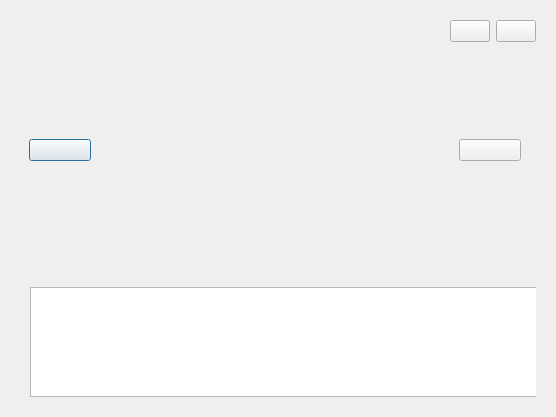
<?xml version="1.0" encoding="UTF-8"?>
<ui version="4.0">
 <class>SlideShowDlg</class>
 <widget class="QDialog" name="SlideShowDlg">
  <property name="geometry">
   <rect>
    <x>0</x>
    <y>0</y>
    <width>556</width>
    <height>417</height>
   </rect>
  </property>
  <property name="windowTitle">
   <string>Dialog</string>
  </property>
  <layout class="QVBoxLayout" name="verticalLayout" stretch="7,1">
   <item>
    <widget class="QWidget" name="slideShow" native="true">
     <layout class="QGridLayout" name="gridLayout">
      <item row="1" column="0">
       <widget class="QWidget" name="slideprewid" native="true">
        <property name="minimumSize">
         <size>
          <width>80</width>
          <height>0</height>
         </size>
        </property>
        <property name="maximumSize">
         <size>
          <width>80</width>
          <height>16777215</height>
         </size>
        </property>
        <layout class="QHBoxLayout" name="horizontalLayout_4">
         <item>
          <widget class="PicButton" name="slidepreBtn">
           <property name="text">
            <string/>
           </property>
          </widget>
         </item>
        </layout>
       </widget>
      </item>
      <item row="1" column="2">
       <widget class="QWidget" name="slidenextwid" native="true">
        <property name="minimumSize">
         <size>
          <width>80</width>
          <height>0</height>
         </size>
        </property>
        <property name="maximumSize">
         <size>
          <width>80</width>
          <height>16777215</height>
         </size>
        </property>
        <layout class="QHBoxLayout" name="horizontalLayout_3">
         <item>
          <widget class="PicButton" name="slidenextBtn">
           <property name="text">
            <string/>
           </property>
          </widget>
         </item>
        </layout>
       </widget>
      </item>
      <item row="1" column="1">
       <widget class="PicAnimationWid" name="picAnimation" native="true"/>
      </item>
      <item row="0" column="2">
       <layout class="QHBoxLayout" name="horizontalLayout_2">
        <item>
         <widget class="PicStateBtn" name="playBtn">
          <property name="text">
           <string/>
          </property>
         </widget>
        </item>
        <item>
         <widget class="PicButton" name="closeBtn">
          <property name="text">
           <string/>
          </property>
         </widget>
        </item>
       </layout>
      </item>
     </layout>
    </widget>
   </item>
   <item>
    <widget class="QWidget" name="preShow" native="true">
     <layout class="QHBoxLayout" name="horizontalLayout">
      <item>
       <widget class="QWidget" name="widget" native="true">
        <property name="minimumSize">
         <size>
          <width>0</width>
          <height>120</height>
         </size>
        </property>
        <property name="maximumSize">
         <size>
          <width>16777215</width>
          <height>120</height>
         </size>
        </property>
        <widget class="PreListWid" name="preListWidget">
         <property name="geometry">
          <rect>
           <x>10</x>
           <y>10</y>
           <width>16777215</width>
           <height>110</height>
          </rect>
         </property>
         <property name="minimumSize">
          <size>
           <width>0</width>
           <height>110</height>
          </size>
         </property>
         <property name="maximumSize">
          <size>
           <width>16777215</width>
           <height>110</height>
          </size>
         </property>
         <property name="flow">
          <enum>QListView::Flow::LeftToRight</enum>
         </property>
        </widget>
       </widget>
      </item>
     </layout>
    </widget>
   </item>
  </layout>
 </widget>
 <customwidgets>
  <customwidget>
   <class>PicButton</class>
   <extends>QPushButton</extends>
   <header location="global">picbutton.h</header>
  </customwidget>
  <customwidget>
   <class>PicStateBtn</class>
   <extends>QPushButton</extends>
   <header location="global">picstatebtn.h</header>
  </customwidget>
  <customwidget>
   <class>PicAnimationWid</class>
   <extends>QWidget</extends>
   <header location="global">picanimationwid.h</header>
   <container>1</container>
  </customwidget>
  <customwidget>
   <class>PreListWid</class>
   <extends>QListWidget</extends>
   <header location="global">prelistwid.h</header>
  </customwidget>
 </customwidgets>
 <resources/>
 <connections/>
</ui>
